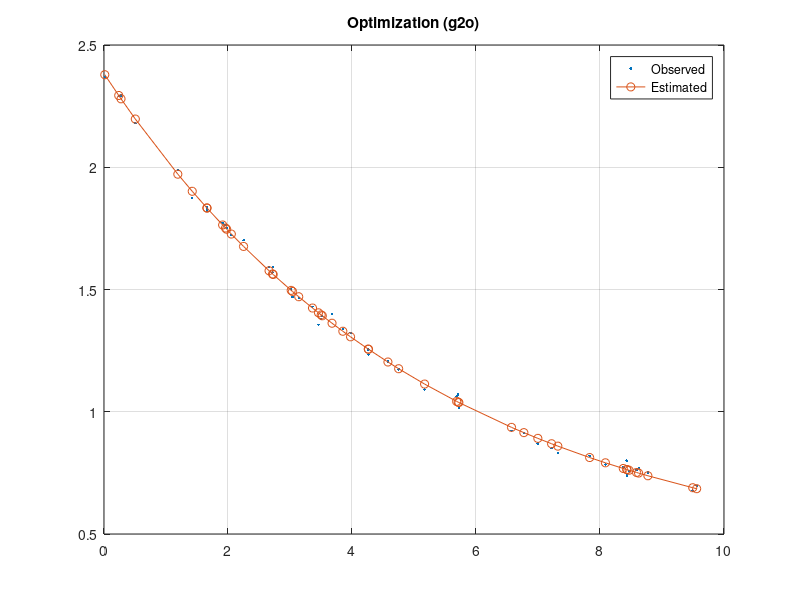

MATLAB code to generate this figure:
%Seung-Chan Kim @cafe in Mangpo
clc; clear; close all;
A=load('out_measurements.txt');
params = load('out_params_est.txt');

[Y,I]   = sort(A(:,1));
A       = A(I,:);
%const double& a = params->estimate()(0);
%const double& b = params->estimate()(1);
%const double& lambda = params->estimate()(2)
%double fval = a * exp(-lambda * measurement()(0)) + b;

B = params(1) * exp(-params(3) * A(:,1)) + params(2);
figure;
plot(A(:,1), A(:,2),'.'); hold on;
hold on;
plot(A(:,1), B(:,1),'o-');

grid on;
legend('Observed', 'Estimated');
title('Optimization (g2o)');



